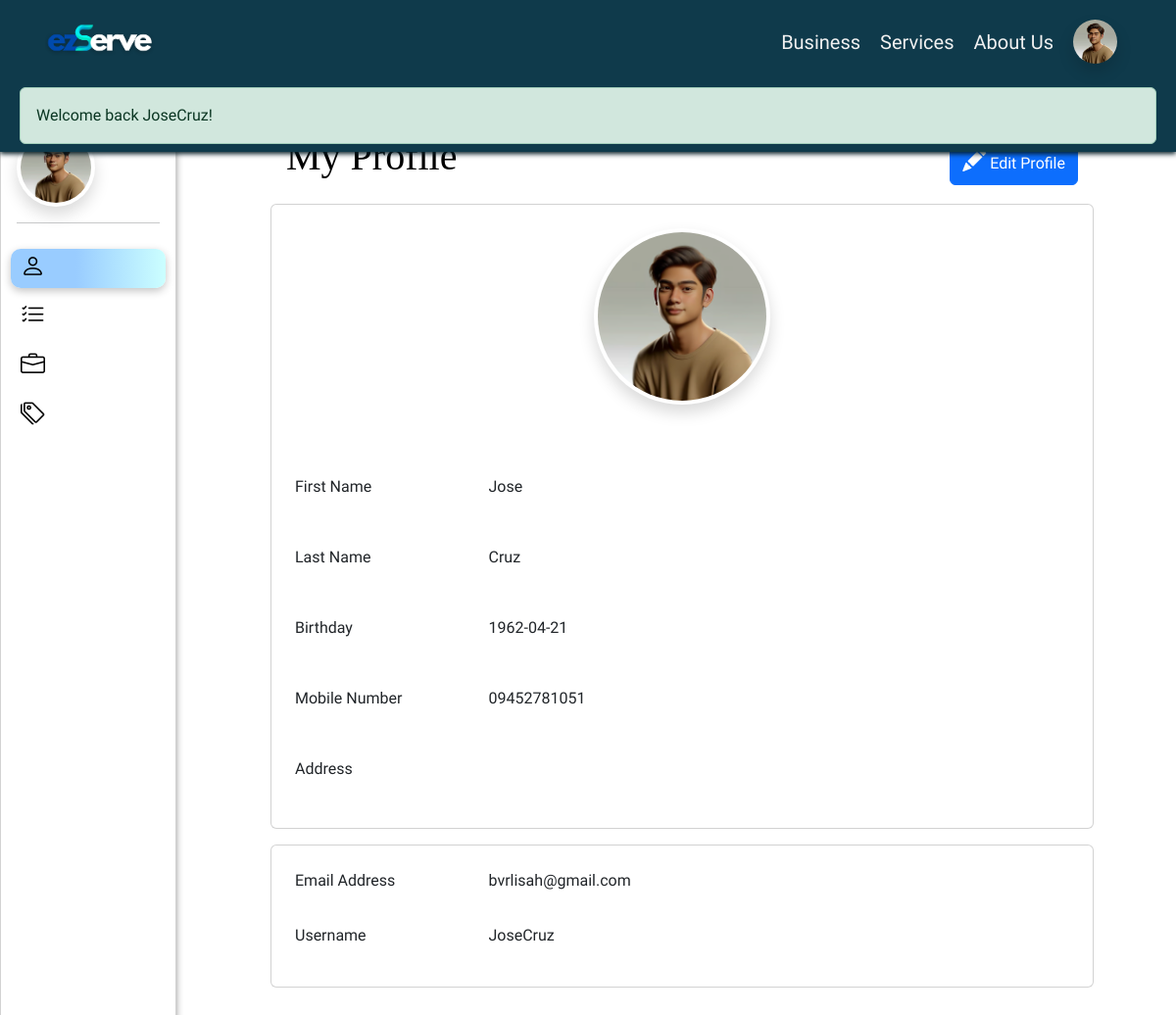
The app's page /?page=owner_profile (signed in) with its own data.
### tables this page shows
CREATE TABLE `business_owner` (
  `ownerID` int(11) NOT NULL,
  `fname` varchar(50) NOT NULL,
  `lname` varchar(50) NOT NULL,
  `birthday` date NOT NULL,
  `email` varchar(50) NOT NULL,
  `verification_code` varchar(200) NOT NULL,
  `number` varchar(30) NOT NULL,
  `ownerAddress` varchar(255) NOT NULL,
  `username` varchar(100) NOT NULL,
  `password` varchar(100) NOT NULL,
  `repassword` varchar(100) NOT NULL,
  `usertype` varchar(50) NOT NULL,
  `profileImage` longblob NOT NULL,
  `status` tinyint(4) NOT NULL,
  `created` timestamp NOT NULL DEFAULT current_timestamp(),
  `updated` timestamp NOT NULL DEFAULT current_timestamp()
);

### index.php (called while the page is built, shortened)
<?php
	require 'functions.php';
	require 'page.php';
?>

### app/functions/userFunction.php (called while the page is built, shortened)
<?php
function viewUser($userID) {
    global $DB;
    $usertype = $_SESSION[AUTH_TYPE];
    if ($usertype === 'client') {
        $query = $DB->prepare("SELECT * FROM client WHERE clientID = ?");
    } elseif ($usertype === 'business owner') {
        $query = $DB->prepare("SELECT * FROM business_owner WHERE ownerID = ?");
    } else {
        return null;
    }
    $query->bind_param("i", $userID);
    $query->execute();
    $result = $query->get_result();
    $user = $result->fetch_object();
    return $user;
}
?>

### elements/profile-form.php (the view, shortened to what this page needs)
<?php
$userData = viewUser($_SESSION['userID']);
$fname = $userData->fname;
$lname = $userData->lname;
$birthday = $userData->birthday;
$email = $userData->email;
$number = $userData->number;
$username = $userData->username;
$profileImage = $userData->profileImage;
?>
<div class="pb-5" style="height: auto">
<div id="profile" class="profile" style="margin: 120px 0 0 23%; width: 70vw">
  <div class="d-flex justify-content-between align-items-center p-3">
    <h1>My Profile</h1>
    <a href="#" id="editBtn" class="btn-edit btn-md btn btn-primary float-end" onclick="toggleEditable()">
      <i id="pencilIcon" class="bi bi-pencil-fill" style="font-size: 24px;"></i>
      <span class="mt-1">Edit Profile</span>
    </a>
  </div>
  <form id="profileForm" method="POST" class="pb-5" enctype="multipart/form-data">
    <div class="form">
      <div class="card p-4 mb-3">
        <div class="row g-3">
          <div class="d-flex justify-content-center align-items-center mb-2">
            <div>
              <img class="profileImg rounded-circle shadow p-1 mb-5 bg-white" id="preview_profile" alt="Profile Image"
                   src="<?php echo !empty($profileImage) ? $profileImage : 'assets/images/profile-placeholder.jpg'; ?>"
                   style="width: 180px">
            </div>
          </div>
          <div class="fields mb-3">
            <label class="mb-2 col-lg-3 col-sm-5" for="fname">First Name</label>
            <p id="fnameDisplay" style="display:block"><?php echo $fname; ?></p>
          </div>
          <div class="fields mb-3">
            <label class="mb-2 col-lg-3 col-sm-5" for="lname">Last Name</label>
            <p id="lnameDisplay" style="display:block"><?php echo $lname; ?></p>
          </div>
          <div class="fields mb-3">
            <label class="mb-2 col-lg-3 col-sm-5" for="birthday">Birthday</label>
            <p id="birthdayDisplay" style="display:block"><?php echo $birthday; ?></p>
          </div>
          <div class="fields mb-3">
            <label class="mb-2 col-lg-3 col-sm-5" for="number">Mobile Number</label>
            <p id="numberDisplay" style="display:block"><?php echo $number; ?></p>
          </div>
          <div class="fields mb-3">
            <label class="mb-2 col-lg-3 col-sm-5" for="ownerAddress">Address</label>
          </div>
        </div>
      </div>
      <div class="card p-4">
        <div class="fields mb-3">
          <label class="mb-2 col-lg-3 col-sm-5" for="email">Email Address</label>
          <p id="emailDisplay" style="display:block"><?php echo $email; ?></p>
        </div>
        <div class="fields">
          <label class="mb-2 col-lg-3 col-sm-5" for="username">Username</label>
          <p id="usernameDisplay" style="display:block"><?php echo $username; ?></p>
        </div>
      </div>
      <div class="d-flex justify-content-end p-3" id="buttons">
      </div>
    </div>
  </form>
</div>

### elements/owner_header.php (shortened to what this page needs)
<?php if( ! defined( 'ACCESS' ) ) die( 'DIRECT ACCESS NOT ALLOWED' );
if (isset($_SESSION['userID'])) {
    $usertype = isset($_SESSION['usertype']) ? $_SESSION['usertype'] : '';
    if ($usertype === 'client') {
        $allowed_pages = array('services',
        'default',
        'about',
        'client_profile',
        'client_business_details',
        'client_package',
        'client_view_package',
        'checkout',
        'client_purchase',
        'voucher',
        'client_custom',
        'custom_checkout',
        'custom_voucher',
        'client-order-history'
    );
        $current_page = isset($_GET['page']) ? $_GET['page'] : 'default';
        if (!in_array($current_page, $allowed_pages)) {
            header('Location: ' . SITE_URL . '/?page=default');
            exit();
        }
    }
    else if ($usertype === 'business owner') {
        $current_page = isset($_GET['page']) ? $_GET['page'] : 'default';
    }
}
if (isset($_SESSION['userID'])) {
    $userData = viewUser($_SESSION['userID']);
    $profileImage = !empty($userData->profileImage) ? $userData->profileImage : '';
} else {
    $profileImage = '';
}
?>
<!DOCTYPE html>
<html lang="en">
<head>
    <link href="https://cdn.jsdelivr.net/npm/bootstrap@5.3.0/dist/css/bootstrap.min.css" rel="stylesheet">
    <link rel="stylesheet" href="https://cdn.jsdelivr.net/npm/bootstrap-icons@1.3.0/font/bootstrap-icons.css">
    <link href="./assets/view.css" rel="stylesheet">
  </head>
<body>
    <header class="header align-items-center justify-content-center fixed-top  " style="height: auto">
    <div class=" header-nav d-flex justify-content-between align-items-center" style="height: auto">
        <div class="title">
            <img class="logo col-sm-7" src="assets/images/has shadow.png">
        </div>
        <nav class="d-flex  align-items-center ">
        <ul class="burger-menu " id="burgerDropdown" >
    <li><a class="burger-item <?php echo ($current_page === 'owner_business') ? 'active' : ''; ?>" href="<?= SITE_URL ?>/?page=owner_business">Business</a></li>
    <li><a class="burger-item <?php echo ($current_page === 'services') ? 'active' : ''; ?>" href="<?= SITE_URL ?>/?page=services">Services</a></li>
    <li><a class="burger-item <?php echo ($current_page === 'about') ? 'active' : ''; ?>" href="<?= SITE_URL ?>/?page=about">About Us</a></li>
                <?php if (isset($_SESSION[AUTH_ID])) { ?>
            <li class="dropdown profile-drop" >
            <?php if (isset($_SESSION[AUTH_NAME])): ?>
                <a class="d-flex" href="#" id="navbarDropdown" role="button" data-bs-toggle="dropdown" aria-expanded="false">
                    <?php if (isset($_SESSION[AUTH_ID]) && !empty($profileImage)): ?>
                        <img class=" rounded-circle shadow " src="<?php echo $profileImage; ?>" alt="User's Picture" style="width: 45px; height: 45px;">
                    <?php else: ?>
                        <i class="bi bi-person-circle" style="font-size: 45px"></i>
                    <?php endif; ?>
                </a>
            <?php else: ?>
                <a class="d-flex" href="#" id="navbarDropdown" role="button" data-bs-toggle="dropdown" aria-expanded="false">
                    <i class="bi bi-person-fill"></i>
                </a>
            <?php endif; ?>
            </li>
        <?php } ?>
    </ul>
</nav>
    </div>
    <div class="message row m-0">
      <div class="col left-content">
     <?= show_message(); ?>
     </div>
</div>
</header>

### elements/owner-side-nav.php (shortened to what this page needs)
<?php
$userData = viewUser($_SESSION['userID']);
$profileImage = $userData->profileImage;
?>
<div class="side-nav card fixed-top rounded-4 bg-opacity-10 bg-white">
  <?php if (isset($_SESSION[AUTH_ID])) { ?>
    <?php if ($_SESSION[AUTH_TYPE] === 'business owner') { ?>
      <div class="d-flex mx-3 justify-content-start align-items-center">
    <?php if (!empty($profileImage)): ?>
        <img class="profileImg rounded-circle shadow p-1 bg-white" id="preview_profileImage" alt="Profile Image"
            src="<?php echo $profileImage; ?>" style="width:5rem; height: 5rem">
    <?php else: ?>
        <i class="bi bi-person-circle" style="font-size: 2rem"></i>
    <?php endif; ?>
</div>
    <?php } ?>
    <hr class="mx-3">
    <div>
      <div class="nav-item <?php echo ($_GET['page'] === 'owner_profile') ? 'active' : ''; ?>"><a href="<?php echo SITE_URL ?>/?page=owner_profile" class="py-2"><i class="bi bi-person"></i><span>My Profile</span></a></div>
      <div class="nav-item <?php echo ($_GET['page'] === 'owner-order-list') ? 'active' : ''; ?>"><a href="<?php echo SITE_URL ?>/?page=owner-order-list" class="py-2"><i class="bi bi-list-check"></i><span>Client Orders</span></a></div>
      <div class="nav-item <?php echo ($_GET['page'] === 'owner_business') ? 'active' : ''; ?>"><a href="<?php echo SITE_URL ?>/?page=owner_business" class="py-2"><i class="bi bi-briefcase"></i><span>My Business</span></a></div>
      <div class="nav-item <?php echo ($_GET['page'] === 'owner_voucher') ? 'active' : ''; ?>"><a href="<?php echo SITE_URL ?>/?page=owner_voucher" class="py-2"><i class="bi bi-tags"></i><span>My Vouchers</span></a></div>
    </div>
  <?php } ?>
</div>

### assets/view.css (style rules this page uses)
body { font-family: "Lexend exa", Arial; overflow-x: hidden; background-image: url(./images/bg-2.png); background-repeat:repeat-y; background-size: cover; }
h1 { color: #000000; }
.message { z-index: 999; }
header { background-color: #0f3a4b; box-shadow: 0px 2px 5px #031b23; }
nav li { list-style: none; padding: 0px 10px; }
nav ul { margin-top: 20px; }
a { text-decoration: none; }
.nav-item { margin: 10px 10px 0px 10px; }
.side-nav { position: fixed; top: 80px; bottom: 0; left: 0; padding: 50px 0 0; box-shadow: 2px 0 10px -5px #333; z-index: 600; width: 18em; }
.side-nav .nav-item { list-style: none; height: 40px; }
.side-nav .nav-item { padding: 0 10px 0 10px; }
.side-nav .nav-item.active { border-radius: 10px; box-shadow: rgba(0, 0, 0, 0.24) 0px 3px 8px; ; background:linear-gradient(to left, #ccffff 0%, #99ccff 58%); }
.side-nav i { font-size: 25px; color: black; padding-right: 5px; }
h1 { font-family: "Arvo"!important; }

### elements/owner_header.php (style rules this page uses)
@media (max-width: 2000px) { .logo { width: 10rem; height: 5rem; margin-left: 20px; } }
@media (max-width: 2000px) { nav { margin: 0 50px; } }
@media (max-width: 2000px) { nav ul { display: flex; justify-content: space-between; align-items: center; } }
@media (max-width: 2000px) { .title { display:flex; flex-direction: row; align-items: center; justify-content: center; } }
@media (max-width: 2000px) { .burger-menu li a { color: #f1f1f1; text-decoration: none; font-size: 20px; } }
nav { display: flex; justify-content: start; }
nav ul { padding:0; }
.profile-drop { z-index: 1040!important; }

### elements/owner-side-nav.php (style rules this page uses)
@media (max-width: 1300px) { .side-nav i { font-size: 25px; } }
@media (max-width: 1300px) { .side-nav { width: 15vw; } }

### elements/profile-form.php (style rules this page uses)
@media (max-width: 1700px) { .fields { display: flex; flex-direction: row; } }
@media (max-width: 1700px) { .profileImg { width: 180px; height: 180px; } }

### records on screen
business_owner: profileImage (picture), fname "Jose", lname "Cruz", birthday "1962-04-21", number "09452781051", email "bvrlisah@gmail.com", username "JoseCruz"

### other values on screen
$_SESSION[ 'MESSAGE' ] "Welcome back JoseCruz!"
